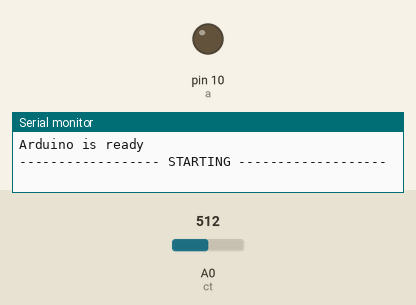
Simulated run of this sketch. Board: Arduino Uno, built with avr-gcc and run on an emulated ATmega328P. Parts: output pins drawn as LEDs (lit = HIGH), the last lines printed to the serial monitor. The test bench sets the inputs (shaded band); at power-on: A0 (ct) = 512.

Above: at 0.1 s.
At 5.8 s:
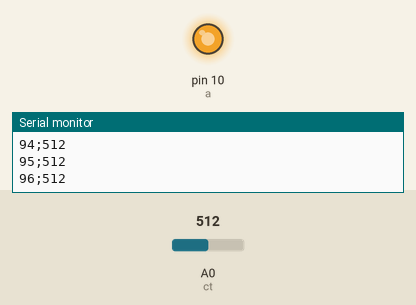
5.9 s: A0 (ct) set to 11
7.4 s: A0 (ct) set to 8
Timing chart, 0 to 10.4 s (numbered marks = the images above; inputs shaded):
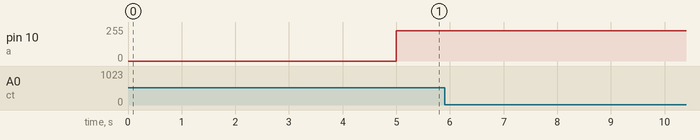

The sketch:

labsense_chrono.ino.ino
```cpp
#include <Wire.h>
#include <Vector.h>
#define DEBUG 1

// Library for virtual serial ports over normal pins
// #include <SoftwareSerial.h>
// SoftwareSerial bluetooth(7, 8); // RX, TX
// bool doUpdateStatus = false;

// Debug mode
bool DEBUGMODE = true;

// Bluetooth communication between Arduino and Android
const char START_BYTE = '$';
const char END_BYTE = '#';
String data = "";

// Ports
int a = 10;        // Pin for controlling the potentiostat
float ct = A0;     // Pin for current measurement (ADC)
int soundPort = 5; // Pin for sound output

// Variables for the potentiostat
int val = 0;            // Variable for storing the analog value
int c = 0;              // Variable for storing the current value
int n = 0;              // Counter variable
float Potstep = 0.0078; // Step size for the potentiostat (fixed due to the DAC resolution)
int resistor = 12E3;    // Resistor value for current measurement
double current = 0;     // Variable for storing the current value

// Variables for the scan rates
int count = 1;               // Number of scan rates
int cycle_count = 0;         // Number of cycles
float min_voltage = 0;       // Minimum voltage
float max_voltage = 0;       // Maximum voltage
float start_voltage = 0;     // Start voltage
float scan_rate = 0;         // Scan rate
float interval = 0;         // Interval
bool enable_sound = false;   // Enable sound
bool sweep_direction = true; // Sweep direction (true = forward, false = reverse)

void setup()
{
    TCCR1B = TCCR1B & B11111000 | B00000001; // Set dividers to change PWM frequency

    // Start the serial communication
    Serial.begin(9600);
    // bluetooth.begin(9600);

    // Print the initial message
    Serial.println("Arduino is ready");

    pinMode(a, OUTPUT);
    pinMode(ct, INPUT);

    runChronoExperiment();
}

void loop()
{
    // if (bluetooth.available() > 0)
    // {

    //     char RECIEVED = bluetooth.read();

    //     if (RECIEVED == START_BYTE)
    //     {
    //         Serial.print("Recording data... ");
    //         playSound(1, 1000);
    //         doUpdateStatus = true;
    //     }
    //     else if (RECIEVED == END_BYTE)
    //     {
    //         Serial.println("Data received!");
    //         Serial.println(data);
    //         playSound(1, 3000);
    //         doUpdateStatus = false;
    //         interpretData(data);
    //         data = "";
    //     }
    //     else if (doUpdateStatus)
    //     {
    //         data += RECIEVED;
    //     }
    // }
}

void interpretData(String data)
{
    if (data[0] == '1')
    { // Record the procedure data
        // Record the procedure data
        // The data is in the format:
        // [1][cycle_count][min_voltage][max_voltage][start_voltage]
        // [enable_sound][scan_rate][sweep_direction]
        // Example: 1!3!-1!1!0!1!100
        // This means that the procedure will have 3 cycles, the minimum voltage is -1V,
        // the maximum voltage is 1V, the start voltage is 0V, the sound is enabled,
        // the scan rate is 100 mV/s and the sweep direction is foward

        // Split the data by the '!' character into a array of strings
        String dataParts[20]; // Maximum of 20 parts, minimum of 6 parts
        int partIndex = 0;
        for (int i = 2; i < data.length(); i++)
        {
            if (data[i] == '!')
            {
                partIndex++;
            }
            else
            {
                dataParts[partIndex] += data[i];
            }
        }

        // Get the procedure data
        int cycleCount = dataParts[0].toInt();
        float minVoltage = dataParts[1].toFloat();
        float maxVoltage = dataParts[2].toFloat();
        float startVoltage = dataParts[3].toFloat();
        bool enableSound = dataParts[4] == "1";
        float scanRate = dataParts[5].toFloat() * 1000;
        bool sweepDirection = dataParts[6] == "1";

        // Calculate the intervals
        interval = (1000000L / (scanRate * 128L));

        // Print the procedure data
        if (DEBUGMODE)
        {
            Serial.print("Cycle count: ");
            Serial.println(cycleCount);
            Serial.print("Min voltage: ");
            Serial.println(minVoltage);
            Serial.print("Max voltage: ");
            Serial.println(maxVoltage);
            Serial.print("Start voltage: ");
            Serial.println(startVoltage);
            Serial.print("Enable sound: ");
            Serial.println(enableSound);
            Serial.print("Scan rate: ");
            Serial.println(scanRate);
            Serial.print("Sweep direction: ");
            Serial.println(sweepDirection);
            Serial.print("Interval: ");
            Serial.println(interval);
        }

        // Save the procedure data
        cycle_count = cycleCount;
        min_voltage = minVoltage;
        max_voltage = maxVoltage;
        start_voltage = startVoltage;
        enable_sound = enableSound;
        scan_rate = scanRate;
        sweep_direction = sweepDirection;

    }
    else if (data[0] == '2')
    {
        // Start the cyclic voltaammetry experiment
        // The data is in the format:
        // [2]
        // Example: 2
        // This means that the experiment will start

        // Print the start message
        // bluetooth.println("$2#");
        Serial.println("Starting the experiment: cyclic voltammetry");

        // Wait for 5 seconds
        delay(5000);

        // Start the experiment
        runExperiment();
    }
    else if (data[0] == '3')
    {
        // Start the chronoamprometry experiment
        // The data is in the format:
        // [3]
        // Example: 3
        // This means that the experiment will start

        // Print message
        Serial.println("Starting the experiment: chronoamprometry");

        // Wait for 5 seconds
        delay(5000);

        // Start the experiment
        runChronoExperiment();
    }
    else
    {
        // Invalid data
        Serial.println("Invalid data");
    }
}

void runExperiment()
{
    // Print title
    Serial.println("\n---------------------------------------------");

    playSound(2, 2000);
    delay(1000);

    // Obtain the max and min voltage, as well as the start voltage
    // The voltage is recieved in the range of -1 to 1, so we need to convert it to the range of 0 to 255
    const float max_voltage_run = (max_voltage + 1) * 127;
    const float min_voltage_run = (min_voltage + 1) * 127;
    const float start_voltage_run = (start_voltage + 1) * 127;

    static bool foward = sweep_direction;

    while (n <= (cycle_count - 1) * 2) // The number of cycles is multiplied by 2 because there are two scans per cycle, forward and reverse
    {
        // Buffer
        char buffer[16];

        // Print header
        Serial.println("\n---------------------------------------------");
        Serial.println("Value;Current;Cycle;Scan_Rate;Interval");

        // Start the forward scan if the sweep direction is true
        if (foward) {

            // If is the first start on the start voltage, else start on the min voltage
            static int start = 0;
            if (n == 0) {
                start = start_voltage_run;
            } else {
                start = min_voltage_run;
            }

            for (val = start; val <= max_voltage_run; val++)
            {
                analogWrite(a, val);
                Serial.print(val);
                delay(interval);
                c = analogRead(ct);
                Serial.print(";");
                Serial.print(c);

                // Send the data to the Android app
                // snprintf(buffer, sizeof(buffer), "%d;%d\n", val, c);
                // bluetooth.write(buffer);
            }
        } else { // Start the reverse scan if the sweep direction is false

            // If is the first start on the start voltage, else start on the max voltage
            static int start = 0;
            if (n == 0) {
                start = start_voltage_run;
            } else {
                start = max_voltage_run;
            }

            for (val = start; val >= min_voltage_run; val--)
            {
                analogWrite(a, val);
                Serial.print(val);
                delay(interval);
                c = analogRead(ct);
                Serial.print(";");
                Serial.print(c);

                // Send the data to the Android app
                // snprintf(buffer, sizeof(buffer), "%d;%d\n", val, c);
                // bluetooth.write(buffer);
            }
        }

        // Change the direction
        foward = !foward;
        n += 1;
    }

    // Play sound at the end of the program
    delay(2000);
    playSound(2, 2000);

    // Print "done" at the end of the program
    // bluetooth.write("E");
}

void runChronoExperiment()
{
    // Print title
    Serial.println("\n------------------ STARTING -------------------");

    playSound(2, 2000);
    delay(5000);

    // In this experiment, the data saved is used as:
    // [total_duration (s)][not used][not used][apply_voltage (V)]
    // [enable_sound][measurement_interval (s)][not used]
    // Example: 100!0!0!1!1!0.1!0
    // This means that the total duration is 100s, the applied voltage is 1V,
    // the sound is enabled, the measurement interval is 0.1s

    // Execute the chronoamperometry experiment
    int step = 0;
    const float duration = 2000; // The duration is in seconds
    const float measurement_interval = 0.1 / 1000; // Use scan rate as the measurement interval
    const float number_of_points = duration / measurement_interval;

    // Buffer
    char buffer[16];

    // Apply the voltage
    // The voltage is recieved in the range of -1 to 1, so we need to convert it to the range of 0 to 255
    const int apply_voltage = (int)((0.8 + 1) * 127); // Apply the start voltage
    analogWrite(a, apply_voltage);

    while (step < number_of_points) {

        // Record the data
        Serial.print(step);
        delay(measurement_interval * 1000);
        c = analogRead(ct);
        Serial.print(";");
        Serial.println(c);

        // Send the data to the Android app
        // snprintf(buffer, sizeof(buffer), "%d;%d\n", step, c);
        // bluetooth.write(buffer);

        // Increment the step
        step++;
    }

    // Play sound at the end of the program
    delay(2000);
    playSound(2, 2000);

    // Print "done" at the end of the program
    // bluetooth.write("E");

    // Print the end message
    Serial.println("Chronoamperometry experiment done");
    delay(5000);
}

void playSound(int count, int frequency)
{
    if (enable_sound)
    {
        for (int i = 0; i < count; i++)
        {
            tone(soundPort, frequency, 20);
            delay(20);
            noTone(soundPort);
            delay(50);
        }
    }
}
```
